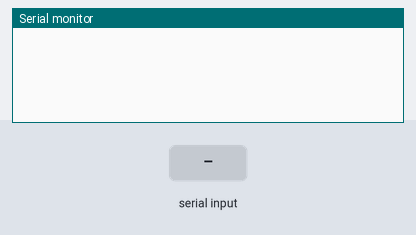
A sketch run on a simulated Arduino Uno, built with avr-gcc and run on an emulated ATmega328P. On the bench: the last lines printed to the serial monitor. The test bench sets the inputs (shaded band).

Above: at 1.2 s.
1.3 s: "0" received over Serial
At 2.5 s:
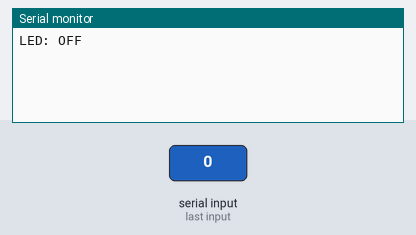
2.8 s: "1" received over the second serial link
At 3.7 s:
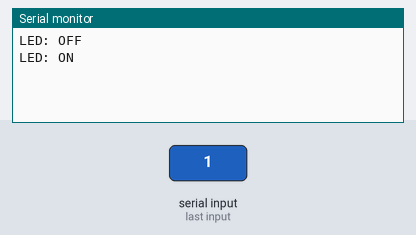

The sketch:

SimpleSketch.ino
```cpp
#include "MeOrion.h"
#include <SoftwareSerial.h>

MeBluetooth bluetooth(PORT_5);
int state = 0;

void setup() {
  Serial.begin(38400); // Default communication rate of the Bluetooth module
  bluetooth.begin(38400);    //The factory default baud rate is 115200
}

void loop() {
  if(Serial.available() > 0){ // Checks whether data is comming from the serial port
    state = Serial.read(); // Reads the data from the serial port
 }

  if(bluetooth.available()){
    state = bluetooth.read();
 }

 if (state == '0') {
  Serial.println("LED: OFF");
  state = 0;
 }
 else if (state == '1') {
  Serial.println("LED: ON");
  state = 0;
 }
}
```

Measured:
- after the input at 1.3 s, the serial monitor: prints a new line at once (image 1)
- after the input at 2.8 s, the serial monitor: prints a new line at once (image 2)
